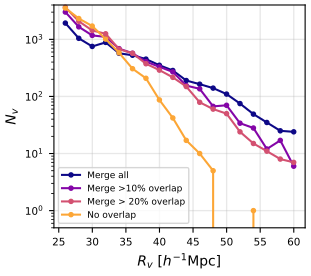

Source code (Python):
import numpy as np
import matplotlib.pyplot as plt

fs = 10  # fontsize
ms = 3  # markersize
lw = 1.5  # linewidth

labels = ['Merge all', 'Merge >10% overlap', 'Merge > 20% overlap', 'No overlap']
markers = ['o', 'v', 's', 'p']

cmap = plt.get_cmap("plasma")
colors = cmap(np.linspace(0., 0.8, len(labels)))

fig, ax = plt.subplots(1, figsize=(10/3,3))
for (i,merge) in enumerate(['merge_all', 'merge_90', 'merge_80', 'merge_none']):
    Nv = np.load(f"Nv_versus_{merge}.npy")[:2]
    ax.plot(*Nv, label=labels[i], color=colors[i],
            lw=lw, marker='o', markersize=ms)

ax.set_yscale('log')
ax.set_ylim(0.5, 4e3)
ax.set_ylabel('$N_v$', fontsize=fs)
ax.set_xlabel('$R_v$ [$h^{-1}$Mpc]', fontsize=fs)
ax.tick_params(axis='both', which='major', labelsize=fs * 3/4)
ax.tick_params(axis='both', which='minor', labelsize=fs * 3/4)
ax.legend(loc='lower left', fontsize=fs * 0.65)
ax.grid(lw=1., alpha=0.3)

plt.tight_layout()
plt.savefig("Figure2.pdf", bbox_inches="tight", pad_inches=0.05)
plt.show()
